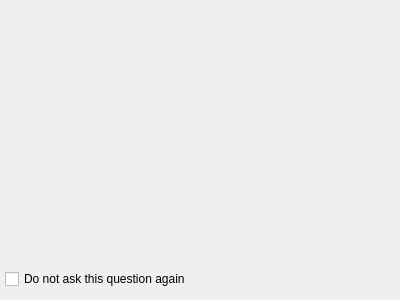
<?xml version="1.0" encoding="UTF-8"?>
<ui version="4.0">
 <class>QOneTimeDialog</class>
 <widget class="QDialog" name="QOneTimeDialog">
  <property name="geometry">
   <rect>
    <x>0</x>
    <y>0</y>
    <width>400</width>
    <height>300</height>
   </rect>
  </property>
  <property name="windowTitle">
   <string>Dialog</string>
  </property>
  <layout class="QVBoxLayout">
   <property name="margin">
    <number>5</number>
   </property>
   <item>
    <widget class="QLabel" name="m_label">
     <property name="text">
      <string/>
     </property>
    </widget>
   </item>
   <item>
    <widget class="QCheckBox" name="m_applyForAll">
     <property name="text">
      <string>Do not ask this question again</string>
     </property>
    </widget>
   </item>
   <item>
    <widget class="QDialogButtonBox" name="m_buttonBox">
     <property name="orientation">
      <enum>Qt::Horizontal</enum>
     </property>
     <property name="standardButtons">
      <set>QDialogButtonBox::NoButton</set>
     </property>
     <property name="centerButtons">
      <bool>true</bool>
     </property>
    </widget>
   </item>
  </layout>
 </widget>
 <resources/>
 <connections>
  <connection>
   <sender>m_buttonBox</sender>
   <signal>accepted()</signal>
   <receiver>QOneTimeDialog</receiver>
   <slot>accept()</slot>
   <hints>
    <hint type="sourcelabel">
     <x>200</x>
     <y>255</y>
    </hint>
    <hint type="destinationlabel">
     <x>199</x>
     <y>149</y>
    </hint>
   </hints>
  </connection>
  <connection>
   <sender>m_buttonBox</sender>
   <signal>rejected()</signal>
   <receiver>QOneTimeDialog</receiver>
   <slot>reject()</slot>
   <hints>
    <hint type="sourcelabel">
     <x>200</x>
     <y>255</y>
    </hint>
    <hint type="destinationlabel">
     <x>199</x>
     <y>149</y>
    </hint>
   </hints>
  </connection>
 </connections>
</ui>
